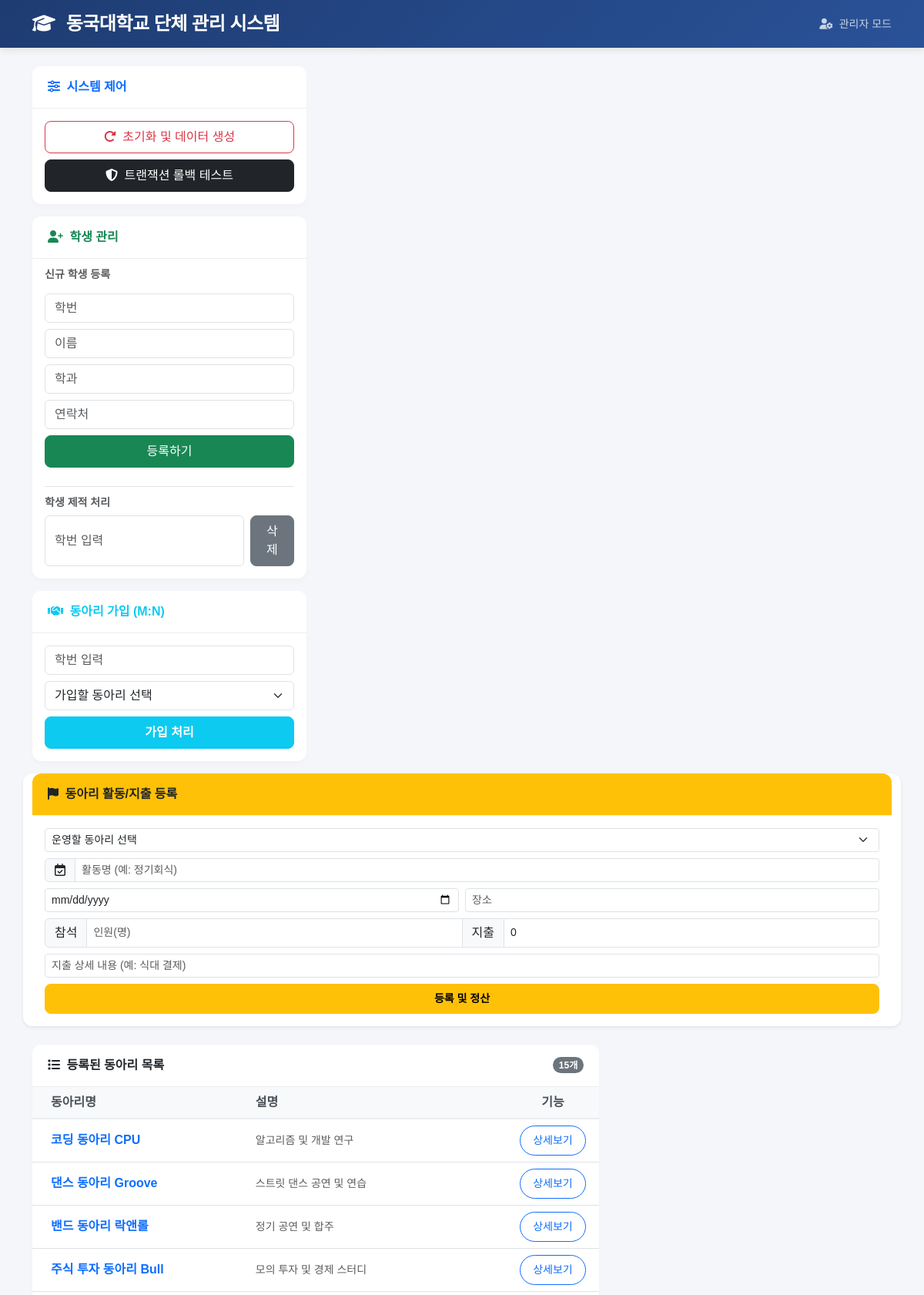
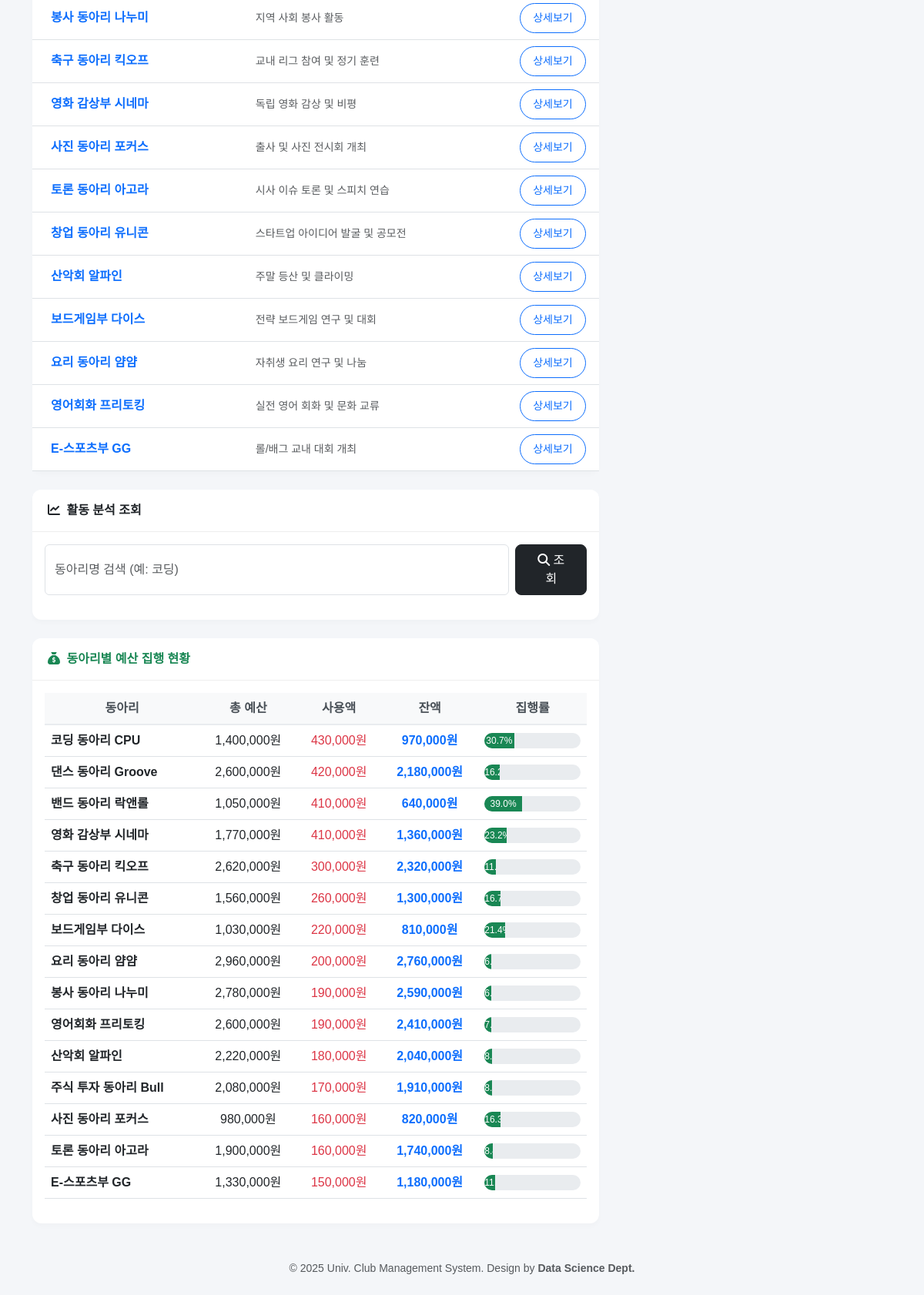
The page / on the database its author committed (2 pictures, top to bottom).
### tables this page shows
CREATE TABLE Club (
    club_id INTEGER PRIMARY KEY AUTOINCREMENT,
    club_name VARCHAR(100) NOT NULL,
    president_id VARCHAR(10),
    description TEXT,
    FOREIGN KEY (president_id) REFERENCES Student(student_id)
);

### app.py (the view)
@app.route('/')
def index():
    return render_template('index.html',
                           clubs=db.get_all_clubs(),
                           budget_data=db.get_budget_status())

### db_manager.py (called while the page is built)
def get_conn():
    return sqlite3.connect(cfg.DB_PATH)

def get_all_clubs():
    conn = get_conn()
    df = pd.read_sql("SELECT * FROM Club", conn)
    conn.close()
    return df.to_dict('records')

def get_budget_status():
    conn = get_conn()
    sql = """
    SELECT
        c.club_name,
        b.total_amount,
        IFNULL(SUM(e.amount), 0) as used_amount,
        (b.total_amount - IFNULL(SUM(e.amount), 0)) as balance,
        ROUND((CAST(IFNULL(SUM(e.amount), 0) AS FLOAT) / b.total_amount) * 100, 1) as rate
    FROM Budget b
    JOIN Club c ON b.club_id = c.club_id
    LEFT JOIN Expense e ON b.budget_id = e.budget_id
    GROUP BY b.budget_id
    ORDER BY used_amount DESC
    """
    df = pd.read_sql(sql, conn)
    conn.close()
    return df.to_dict('records')

### templates/index.html (shortened to what this page needs)
<!DOCTYPE html>
<html lang="ko">
<head>
    <link href="https://cdnjs.cloudflare.com/ajax/libs/font-awesome/6.4.0/css/all.min.css" rel="stylesheet">
    <link href="https://cdn.jsdelivr.net/npm/bootstrap@5.3.0/dist/css/bootstrap.min.css" rel="stylesheet">
</head>
<body>
    <nav class="navbar navbar-expand-lg navbar-dark navbar-custom mb-4">
        <div class="container">
            <a class="navbar-brand" href="/">
                <i class="fa-solid fa-graduation-cap me-2"></i>
                동국대학교 단체 관리 시스템
            </a>
            <div class="text-white opacity-75">
                <small><i class="fa-solid fa-user-gear me-1"></i> 관리자 모드</small>
            </div>
        </div>
    </nav>
    <div class="container">
        <div class="row g-4">
            <div class="col-md-4">
                <div class="card mb-3">
                    <div class="card-header text-primary">
                        <i class="fa-solid fa-sliders me-1"></i> 시스템 제어
                    </div>
                    <div class="card-body">
                        <form action="/init" method="post" class="mb-2">
                            <button class="btn btn-outline-danger w-100">
                                <i class="fa-solid fa-rotate-right me-1"></i> 초기화 및 데이터 생성
                            </button>
                        </form>
                        <form action="/test/rollback" method="post">
                            <button class="btn btn-dark w-100">
                                <i class="fa-solid fa-shield-halved me-1"></i> 트랜잭션 롤백 테스트
                            </button>
                        </form>
                    </div>
                </div>
                <div class="card mb-3">
                    <div class="card-header text-success">
                        <i class="fa-solid fa-user-plus me-1"></i> 학생 관리
                    </div>
                    <div class="card-body">
                        <h6 class="card-subtitle mb-3 text-muted small fw-bold">신규 학생 등록</h6>
                        <form action="/student/add" method="post" class="mb-4">
                            <input name="s_id" class="form-control mb-2" placeholder="학번" required>
                            <input name="name" class="form-control mb-2" placeholder="이름" required>
                            <input name="dept" class="form-control mb-2" placeholder="학과" required>
                            <input name="phone" class="form-control mb-2" placeholder="연락처" required>
                            <button class="btn btn-success w-100">등록하기</button>
                        </form>
                        <div class="border-top pt-3">
                            <h6 class="card-subtitle mb-2 text-muted small fw-bold">학생 제적 처리</h6>
                            <form action="/student/delete" method="post" class="d-flex gap-2">
                                <input name="s_id" class="form-control" placeholder="학번 입력" required>
                                <button class="btn btn-secondary">삭제</button>
                            </form>
                        </div>
                    </div>
                </div>
                <div class="card">
                    <div class="card-header text-info">
                        <i class="fa-solid fa-handshake me-1"></i> 동아리 가입 (M:N)
                    </div>
                    <div class="card-body">
                        <form action="/club/join" method="post">
                            <input name="s_id" class="form-control mb-2" placeholder="학번 입력" required>
                            <select name="c_id" class="form-select mb-2">
                                <option value="" disabled selected>가입할 동아리 선택</option>
                            </select>
                            <button class="btn btn-info text-white w-100 fw-bold">가입 처리</button>
                        </form>
                    </div>
                </div>
            </div>
            <div class="card shadow-sm border-warning mt-3">
    <div class="card-header bg-warning text-dark fw-bold">
        <i class="fa-solid fa-flag me-1"></i> 동아리 활동/지출 등록
    </div>
    <div class="card-body">
        <form action="/club/activity/add" method="post">
            <select name="c_id" class="form-select mb-2 form-select-sm" required>
                <option value="" disabled selected>운영할 동아리 선택</option>
            </select>
            <div class="input-group mb-2">
                <span class="input-group-text"><i class="fa-regular fa-calendar-check"></i></span>
                <input type="text" name="act_name" class="form-control form-control-sm" placeholder="활동명 (예: 정기회식)" required>
            </div>
            <div class="row g-2 mb-2">
                <div class="col-6">
                    <input type="date" name="act_date" class="form-control form-control-sm" required>
                </div>
                <div class="col-6">
                    <input type="text" name="location" class="form-control form-control-sm" placeholder="장소" required>
                </div>
            </div>
            <div class="input-group mb-2">
                <span class="input-group-text small">참석</span>
                <input type="number" name="attendee_cnt" class="form-control form-control-sm" placeholder="인원(명)" min="0" required>
                <span class="input-group-text small">지출</span>
                <input type="number" name="amount" class="form-control form-control-sm" placeholder="금액(원)" min="0" value="0">
            </div>
            <input name="desc" class="form-control form-control-sm mb-2" placeholder="지출 상세 내용 (예: 식대 결제)">
            <button class="btn btn-warning w-100 btn-sm fw-bold">등록 및 정산</button>
        </form>
    </div>
</div>
            <div class="col-md-8">
                <div class="card mb-4">
                    <div class="card-header d-flex justify-content-between align-items-center">
                        <span><i class="fa-solid fa-list me-1"></i> 등록된 동아리 목록</span>
                        <span class="badge bg-secondary rounded-pill">{{ clubs|length }}개</span>
                    </div>
                    <div class="card-body p-0">
                        <table class="table table-hover align-middle mb-0">
                            <thead>
                                <tr>
                                    <th class="ps-4">동아리명</th>
                                    <th>설명</th>
                                    <th class="text-center" style="width: 120px;">기능</th>
                                </tr>
                            </thead>
                            <tbody>
                                {% for club in clubs %}
                                <tr>
                                    <td class="ps-4 fw-bold text-primary">{{ club.club_name }}</td>
                                    <td class="text-muted small">{{ club.description }}</td>
                                    <td class="text-center">
                                        <a href="/club/{{ club.club_id }}" class="btn btn-sm btn-outline-primary rounded-pill px-3">
                                            상세보기
                                        </a>
                                    </td>
                                </tr>
                                {% endfor %}
                            </tbody>
                        </table>
                    </div>
                </div>
                <div class="card mb-4">
                    <div class="card-header">
                        <i class="fa-solid fa-chart-line me-1"></i> 활동 분석 조회
                    </div>
                    <div class="card-body">
                        <form action="/analysis" class="d-flex mb-3 gap-2">
                            <input name="keyword" class="form-control" placeholder="동아리명 검색 (예: 코딩)" value="{{ keyword }}">
                            <button class="btn btn-dark px-4"><i class="fa-solid fa-magnifying-glass"></i> 조회</button>
                        </form>
                    </div>
                </div>
                <div class="card border-success border-top-0 border-end-0 border-bottom-0 border-start-4">
                    <div class="card-header bg-white text-success fw-bold">
                        <i class="fa-solid fa-sack-dollar me-1"></i> 동아리별 예산 집행 현황
                    </div>
                    <div class="card-body">
                        {% if budget_data %}
                        <div class="table-responsive">
                            <table class="table table-hover align-middle text-center">
                                <thead class="bg-light">
                                    <tr>
                                        <th>동아리</th>
                                        <th>총 예산</th>
                                        <th>사용액</th>
                                        <th>잔액</th>
                                        <th>집행률</th>
                                    </tr>
                                </thead>
                                <tbody>
                                    {% for row in budget_data %}
                                    <tr>
                                        <td class="fw-bold text-start">{{ row.club_name }}</td>
                                        <td>{{ "{:,}".format(row.total_amount) }}원</td>
                                        <td class="text-danger">{{ "{:,}".format(row.used_amount) }}원</td>
                                        <td class="text-primary fw-bold">{{ "{:,}".format(row.balance) }}원</td>
                                        <td style="width: 20%;">
                                            <div class="progress" style="height: 20px; border-radius: 10px;">
                                                <div class="progress-bar bg-{{ 'danger' if row.rate > 90 else 'success' }}"
                                                     role="progressbar"
                                                     style="width: {{ row.rate }}%;">
                                                    {{ row.rate }}%
                                                </div>
                                            </div>
                                        </td>
                                    </tr>
                                    {% endfor %}
                                </tbody>
                            </table>
                        </div>
                        {% else %}
                            <p class="text-center text-muted py-3">
                                <i class="fa-regular fa-folder-open fa-2x mb-2 d-block"></i>
                                예산 데이터가 없습니다. 초기화를 진행해주세요.
                            </p>
                        {% endif %}
                    </div>
                </div>
            </div>
        </div>
        <footer class="mt-5 mb-4 text-center text-muted small">
            <p class="mb-0">&copy; 2025 Univ. Club Management System. Design by <b>Data Science Dept.</b></p>
        </footer>
    </div>
</body>
</html>

### templates/index.html (style rules this page uses)
body { font-family: 'Noto Sans KR', sans-serif; background-color: #f4f6f9; color: #333; }
.navbar-custom { background: linear-gradient(135deg, #1e3c72 0%, #2a5298 100%); box-shadow: 0 2px 10px rgba(0,0,0,0.1); }
.navbar-brand { font-weight: 700; font-size: 1.5rem; letter-spacing: -0.5px; }
.card { border: none; border-radius: 12px; box-shadow: 0 4px 6px rgba(0,0,0,0.02); transition: all 0.3s ease; }
.card-header { background-color: white; border-bottom: 1px solid #eee; font-weight: 600; padding: 15px 20px; border-radius: 12px 12px 0 0 !important; }
.btn { border-radius: 8px; font-weight: 500; padding: 8px 16px; }
.table thead th { background-color: #f8f9fa; border-bottom: 2px solid #e9ecef; color: #495057; font-weight: 600; }

### rows shown on the page
Club: club_name "코딩 동아리 CPU", description "알고리즘 및 개발 연구"
Club: club_name "댄스 동아리 Groove", description "스트릿 댄스 공연 및 연습"
Club: club_name "밴드 동아리 락앤롤", description "정기 공연 및 합주"
Club: club_name "주식 투자 동아리 Bull", description "모의 투자 및 경제 스터디"
Club: club_name "봉사 동아리 나누미", description "지역 사회 봉사 활동"
Club: club_name "축구 동아리 킥오프", description "교내 리그 참여 및 정기 훈련"
Club: club_name "영화 감상부 시네마", description "독립 영화 감상 및 비평"
Club: club_name "사진 동아리 포커스", description "출사 및 사진 전시회 개최"
Club: club_name "토론 동아리 아고라", description "시사 이슈 토론 및 스피치 연습"
Club: club_name "창업 동아리 유니콘", description "스타트업 아이디어 발굴 및 공모전"
Club: club_name "산악회 알파인", description "주말 등산 및 클라이밍"
Club: club_name "보드게임부 다이스", description "전략 보드게임 연구 및 대회"
Club: club_name "요리 동아리 얌얌", description "자취생 요리 연구 및 나눔"
Club: club_name "영어회화 프리토킹", description "실전 영어 회화 및 문화 교류"
Club: club_name "E-스포츠부 GG", description "롤/배그 교내 대회 개최"

### other values the page prints
{{ clubs|length }} "15"
{{ row.club_name }} "코딩 동아리 CPU" "댄스 동아리 Groove" "밴드 동아리 락앤롤" "영화 감상부 시네마" "축구 동아리 킥오프" "창업 동아리 유니콘" "보드게임부 다이스" "요리 동아리 얌얌" "봉사 동아리 나누미" "영어회화 프리토킹" "산악회 알파인" "주식 투자 동아리 Bull" "사진 동아리 포커스" "토론 동아리 아고라" "E-스포츠부 GG"
{{ "{:,}".format(row.total_amount) }} "1,400,000" "2,600,000" "1,050,000" "1,770,000" "2,620,000" "1,560,000" "1,030,000" "2,960,000" "2,780,000" "2,600,000" "2,220,000" "2,080,000" "980,000" "1,900,000" "1,330,000"
{{ "{:,}".format(row.used_amount) }} "430,000" "420,000" "410,000" "410,000" "300,000" "260,000" "220,000" "200,000" "190,000" "190,000" "180,000" "170,000" "160,000" "160,000" "150,000"
{{ "{:,}".format(row.balance) }} "970,000" "2,180,000" "640,000" "1,360,000" "2,320,000" "1,300,000" "810,000" "2,760,000" "2,590,000" "2,410,000" "2,040,000" "1,910,000" "820,000" "1,740,000" "1,180,000"
{{ row.rate }} "30.7" "39.0" "23.2" "21.4"
